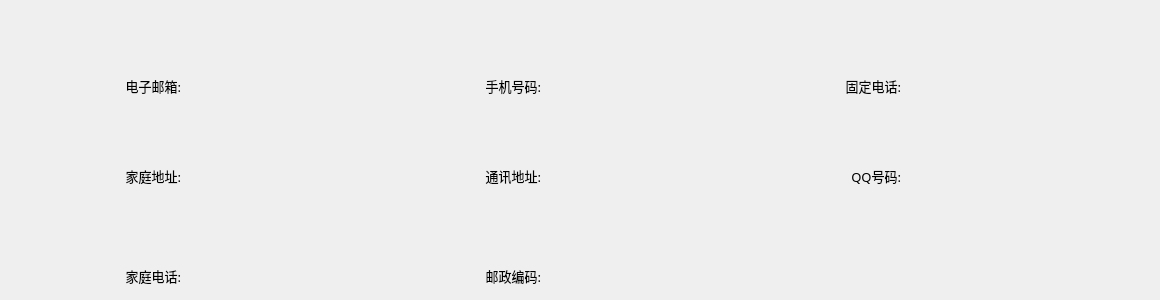
     <widget class="QWidget" name="tab_5">
      <attribute name="title">
       <string>联系方式</string>
      </attribute>
      <widget class="QLabel" name="label_51">
       <property name="geometry">
        <rect>
         <x>90</x>
         <y>70</y>
         <width>91</width>
         <height>31</height>
        </rect>
       </property>
       <property name="font">
        <font>
         <family>黑体</family>
         <pointsize>10</pointsize>
        </font>
       </property>
       <property name="text">
        <string>电子邮箱:</string>
       </property>
       <property name="alignment">
        <set>Qt::AlignRight|Qt::AlignTrailing|Qt::AlignVCenter</set>
       </property>
      </widget>
      <widget class="QLabel" name="label_59">
       <property name="geometry">
        <rect>
         <x>70</x>
         <y>160</y>
         <width>111</width>
         <height>31</height>
        </rect>
       </property>
       <property name="font">
        <font>
         <family>黑体</family>
         <pointsize>10</pointsize>
        </font>
       </property>
       <property name="text">
        <string>家庭地址:</string>
       </property>
       <property name="alignment">
        <set>Qt::AlignRight|Qt::AlignTrailing|Qt::AlignVCenter</set>
       </property>
      </widget>
      <widget class="QLabel" name="label_60">
       <property name="geometry">
        <rect>
         <x>80</x>
         <y>260</y>
         <width>101</width>
         <height>31</height>
        </rect>
       </property>
       <property name="font">
        <font>
         <family>黑体</family>
         <pointsize>10</pointsize>
        </font>
       </property>
       <property name="text">
        <string>家庭电话:</string>
       </property>
       <property name="alignment">
        <set>Qt::AlignRight|Qt::AlignTrailing|Qt::AlignVCenter</set>
       </property>
      </widget>
      <widget class="QLabel" name="label_61">
       <property name="geometry">
        <rect>
         <x>440</x>
         <y>70</y>
         <width>101</width>
         <height>31</height>
        </rect>
       </property>
       <property name="font">
        <font>
         <family>黑体</family>
         <pointsize>10</pointsize>
        </font>
       </property>
       <property name="text">
        <string>手机号码:</string>
       </property>
       <property name="alignment">
        <set>Qt::AlignRight|Qt::AlignTrailing|Qt::AlignVCenter</set>
       </property>
      </widget>
      <widget class="QLabel" name="label_62">
       <property name="geometry">
        <rect>
         <x>440</x>
         <y>260</y>
         <width>101</width>
         <height>31</height>
        </rect>
       </property>
       <property name="font">
        <font>
         <family>黑体</family>
         <pointsize>10</pointsize>
        </font>
       </property>
       <property name="text">
        <string>邮政编码:</string>
       </property>
       <property name="alignment">
        <set>Qt::AlignRight|Qt::AlignTrailing|Qt::AlignVCenter</set>
       </property>
      </widget>
      <widget class="QLabel" name="label_63">
       <property name="geometry">
        <rect>
         <x>430</x>
         <y>160</y>
         <width>111</width>
         <height>31</height>
        </rect>
       </property>
       <property name="font">
        <font>
         <family>黑体</family>
         <pointsize>10</pointsize>
        </font>
       </property>
       <property name="text">
        <string>通讯地址:</string>
       </property>
       <property name="alignment">
        <set>Qt::AlignRight|Qt::AlignTrailing|Qt::AlignVCenter</set>
       </property>
      </widget>
      <widget class="QLabel" name="label_64">
       <property name="geometry">
        <rect>
         <x>810</x>
         <y>70</y>
         <width>91</width>
         <height>31</height>
        </rect>
       </property>
       <property name="font">
        <font>
         <family>黑体</family>
         <pointsize>10</pointsize>
        </font>
       </property>
       <property name="text">
        <string>固定电话:</string>
       </property>
       <property name="alignment">
        <set>Qt::AlignRight|Qt::AlignTrailing|Qt::AlignVCenter</set>
       </property>
      </widget>
      <widget class="QLabel" name="label_66">
       <property name="geometry">
        <rect>
         <x>790</x>
         <y>160</y>
         <width>111</width>
         <height>31</height>
        </rect>
       </property>
       <property name="font">
        <font>
         <family>黑体</family>
         <pointsize>10</pointsize>
        </font>
       </property>
       <property name="text">
        <string>QQ号码:</string>
       </property>
       <property name="alignment">
        <set>Qt::AlignRight|Qt::AlignTrailing|Qt::AlignVCenter</set>
       </property>
      </widget>
      <widget class="QLabel" name="lab_email">
       <property name="geometry">
        <rect>
         <x>190</x>
         <y>70</y>
         <width>241</width>
         <height>31</height>
        </rect>
       </property>
       <property name="font">
        <font>
         <family>黑体</family>
         <pointsize>10</pointsize>
        </font>
       </property>
       <property name="text">
        <string/>
       </property>
      </widget>
      <widget class="QLabel" name="lab_iphone">
       <property name="geometry">
        <rect>
         <x>550</x>
         <y>70</y>
         <width>241</width>
         <height>31</height>
        </rect>
       </property>
       <property name="font">
        <font>
         <family>黑体</family>
         <pointsize>10</pointsize>
        </font>
       </property>
       <property name="text">
        <string/>
       </property>
      </widget>
      <widget class="QLabel" name="lab_kuding_iphone">
       <property name="geometry">
        <rect>
         <x>910</x>
         <y>70</y>
         <width>241</width>
         <height>31</height>
        </rect>
       </property>
       <property name="font">
        <font>
         <family>黑体</family>
         <pointsize>10</pointsize>
        </font>
       </property>
       <property name="text">
        <string/>
       </property>
      </widget>
      <widget class="QLabel" name="lab_QQ_num">
       <property name="geometry">
        <rect>
         <x>910</x>
         <y>160</y>
         <width>241</width>
         <height>31</height>
        </rect>
       </property>
       <property name="font">
        <font>
         <family>黑体</family>
         <pointsize>10</pointsize>
        </font>
       </property>
       <property name="text">
        <string/>
       </property>
      </widget>
      <widget class="QLabel" name="lab_Postal_code">
       <property name="geometry">
        <rect>
         <x>550</x>
         <y>260</y>
         <width>241</width>
         <height>31</height>
        </rect>
       </property>
       <property name="font">
        <font>
         <family>黑体</family>
         <pointsize>10</pointsize>
        </font>
       </property>
       <property name="text">
        <string/>
       </property>
      </widget>
      <widget class="QLabel" name="lab_mailing_address">
       <property name="geometry">
        <rect>
         <x>550</x>
         <y>160</y>
         <width>241</width>
         <height>31</height>
        </rect>
       </property>
       <property name="font">
        <font>
         <family>黑体</family>
         <pointsize>10</pointsize>
        </font>
       </property>
       <property name="text">
        <string/>
       </property>
      </widget>
      <widget class="QLabel" name="lab_family_iphone">
       <property name="geometry">
        <rect>
         <x>190</x>
         <y>260</y>
         <width>241</width>
         <height>31</height>
        </rect>
       </property>
       <property name="font">
        <font>
         <family>黑体</family>
         <pointsize>10</pointsize>
        </font>
       </property>
       <property name="text">
        <string/>
       </property>
      </widget>
      <widget class="QLabel" name="lab_family_dizhi">
       <property name="geometry">
        <rect>
         <x>190</x>
         <y>160</y>
         <width>241</width>
         <height>31</height>
        </rect>
       </property>
       <property name="font">
        <font>
         <family>黑体</family>
         <pointsize>10</pointsize>
        </font>
       </property>
       <property name="text">
        <string/>
       </property>
      </widget>
     </widget>
